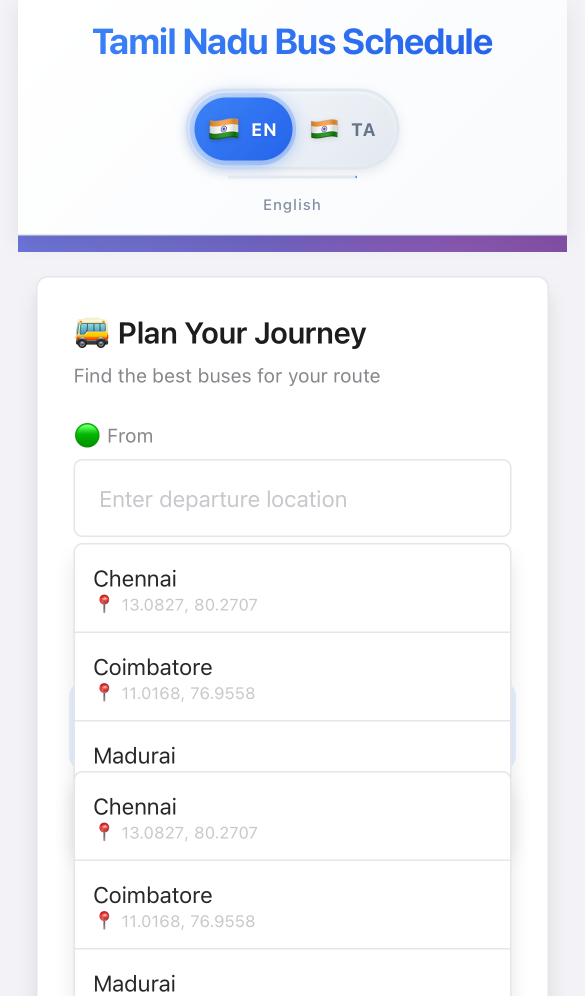
#> input picture frontend/playwright-report/data/00ec6ba758803ccfbc8c00fdbe2f2486f01100f7.png, 1170 x 1992 px (shown at 1/2 size)
$ python compare_ocr_quality.py --image frontend/playwright-report/data/00ec6ba758803ccfbc8c00fdbe2f2486f01100f7.png
#> lines starting #> are read from the running program, lines starting #| are printed output that depends on the picture; after the words box and inside, x2 and y2 are one past the last pixel; in counts of white or black regions, pixels touching at a corner belong together
#!/usr/bin/env python3
"""
Before/After Comparison Tool
============================
Compare old OCR extraction with improved extraction.

Usage:
    python compare_ocr_quality.py --image ./bus_timetable.jpg --show-debug
"""

import argparse
import cv2
import numpy as np
import pytesseract
from PIL import Image
from improved_ocr_preprocessing import ImprovedOCRProcessor
import logging

logging.basicConfig(level=logging.INFO, format='%(message)s')
logger = logging.getLogger(__name__)


def old_ocr_method(image_path: str) -> str:
    """Simulate old OCR method (basic preprocessing)."""
    logger.info("\n" + "="*60)
    logger.info("OLD METHOD (Basic Preprocessing)")
    logger.info("="*60)

    image = cv2.imread(image_path, cv2.IMREAD_GRAYSCALE)
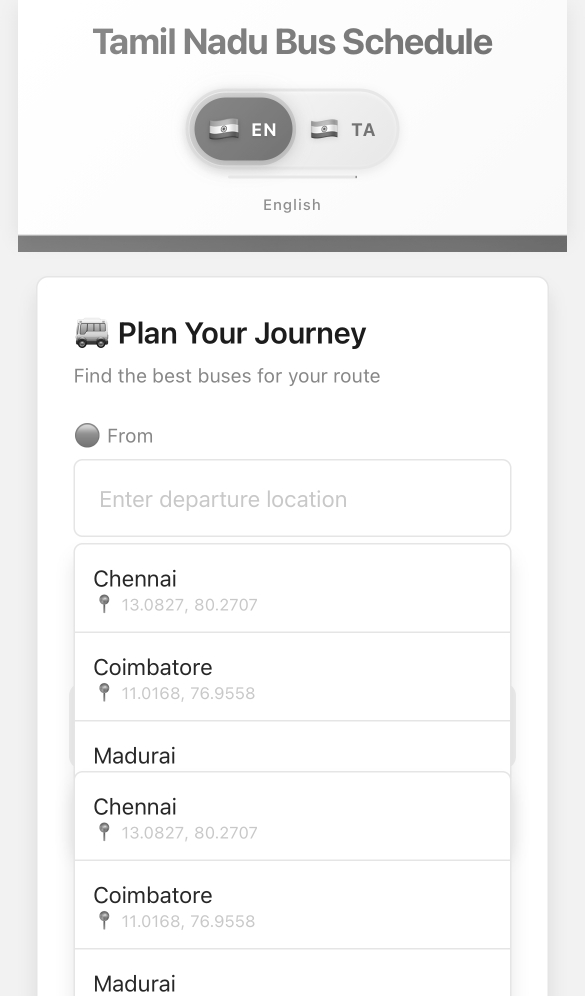
#> image: shape (1992, 1170) (shown at 1/2 size); min 0, max 255, mean 244.3

    # Very basic preprocessing
    _, thresh = cv2.threshold(image, 127, 255, cv2.THRESH_BINARY)
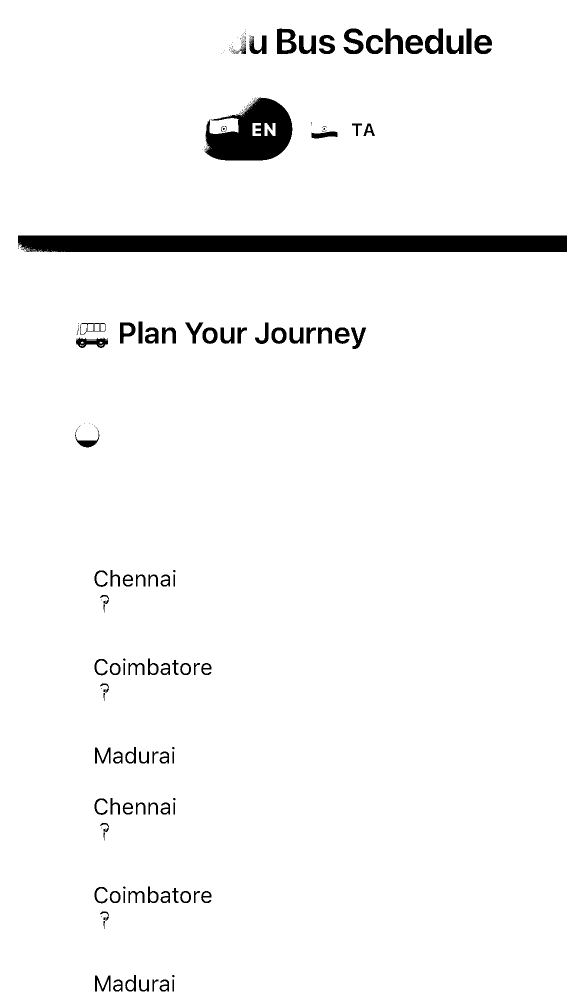
#> thresh: shape (1992, 1170) (shown at 1/2 size); 96.5% white; 217 black regions (124 under 20 px), largest, box (x1, y1, x2, y2) and area: (36, 471, 1134, 504) 35964, (410, 195, 585, 321) 13989, (554, 57, 593, 108) 1256

    pil_image = Image.fromarray(thresh)
    text = pytesseract.image_to_string(pil_image)

    logger.info(f"Text extracted ({len(text)} chars)")
    logger.info(f"Sample:\n{text[:300]}\n")

    return text


def new_ocr_method(image_path: str, debug: bool = False) -> str:
    """New improved OCR method."""
    processor = ImprovedOCRProcessor()
    text = processor.process_image(image_path, debug=debug)
    return text


def count_readability_metrics(text: str) -> dict:
    """Assess text readability."""
    import re

    # Count valid times
    time_pattern = r'\b([01]?[0-9]):([0-5][0-9])\b'
    times = re.findall(time_pattern, text)

    # Count recognizable words
    words = text.split()

    # Count garbled patterns (continuous non-alphabetic mixed with letters)
    garbled_pattern = r'[A-Z][\d\s]*[A-Z][\d\s]*[A-Z]'  # Multiple capitals with numbers
    garbled_count = len(re.findall(garbled_pattern, text))

    return {
        'times_found': len(times),
        'word_count': len(words),
        'total_chars': len(text),
        'garbled_patterns': garbled_count,
    }


def compare_extraction(image_path: str, show_debug: bool = False) -> None:
    """Compare old vs new extraction methods."""

    print("\n" + "="*70)
    print("OCR QUALITY COMPARISON")
    print("="*70)
    print(f"Image: {image_path}\n")

    # Extract with old method
    old_text = old_ocr_method(image_path)
    old_metrics = count_readability_metrics(old_text)

    # Extract with new method
    new_text = new_ocr_method(image_path, debug=show_debug)
    new_metrics = count_readability_metrics(new_text)

    # Comparison
    print("\n" + "="*70)
    print("COMPARISON RESULTS")
    print("="*70)

    metrics_comparison = [
        ("Times Found", old_metrics['times_found'], new_metrics['times_found']),
        ("Word Count", old_metrics['word_count'], new_metrics['word_count']),
        ("Total Characters", old_metrics['total_chars'], new_metrics['total_chars']),
        ("Garbled Patterns", old_metrics['garbled_patterns'], new_metrics['garbled_patterns']),
    ]

    print(f"\n{'Metric':<20} {'Old Method':<15} {'New Method':<15} {'Improvement':<15}")
    print("-" * 65)

    for metric_name, old_val, new_val in metrics_comparison:
        if old_val == 0:
            improvement = "N/A"
        else:
            improvement_pct = ((new_val - old_val) / abs(old_val) * 100) if old_val != 0 else 0
            improvement = f"{improvement_pct:+.1f}%"

        print(f"{metric_name:<20} {old_val:<15} {new_val:<15} {improvement:<15}")

    # Detailed comparison
    print(f"\n{'='*70}")
    print("DETAILED ANALYSIS")
    print(f"{'='*70}")

    print("\n📊 OLD METHOD TEXT SAMPLE (first 400 chars):")
    print("-" * 70)
    print(old_text[:400])

    print("\n\n📊 NEW METHOD TEXT SAMPLE (first 400 chars):")
    print("-" * 70)
    print(new_text[:400])

    # Quality assessment
    print(f"\n{'='*70}")
    print("QUALITY ASSESSMENT")
    print(f"{'='*70}")

    old_quality = (
        old_metrics['times_found'] * 2 +
        old_metrics['word_count'] * 0.5 -
        old_metrics['garbled_patterns'] * 5
    )

    new_quality = (
        new_metrics['times_found'] * 2 +
        new_metrics['word_count'] * 0.5 -
        new_metrics['garbled_patterns'] * 5
    )

    print(f"Old Method Quality Score: {old_quality:.1f}")
    print(f"New Method Quality Score: {new_quality:.1f}")
    print(f"Improvement: {((new_quality - old_quality) / abs(old_quality) * 100):.1f}%")

    print(f"\n{'='*70}\n")


if __name__ == "__main__":
    parser = argparse.ArgumentParser(description="Compare OCR extraction quality")
    parser.add_argument("--image", required=True, help="Path to image file")
    parser.add_argument("--show-debug", action="store_true", help="Save debug images")

    args = parser.parse_args()

    try:
        compare_extraction(args.image, show_debug=args.show_debug)
#> (the call stopped at in old_ocr_method, `text = pytesseract.image_to_string(pil_image)`: pytesseract is not available in this run)
    except FileNotFoundError:
        print(f"Error: Image not found at {args.image}")
    except Exception as e:
        print(f"Error: {e}")
        print("\nMake sure Tesseract is installed:")
        print("  - macOS: brew install tesseract")
        print("  - Ubuntu: apt-get install tesseract-ocr")
        print("  - Windows: choco install tesseract")

$ run again, on frontend/playwright-report/data/0ef8bf34b0b287c522b2148339711e0a6ddc7293.png
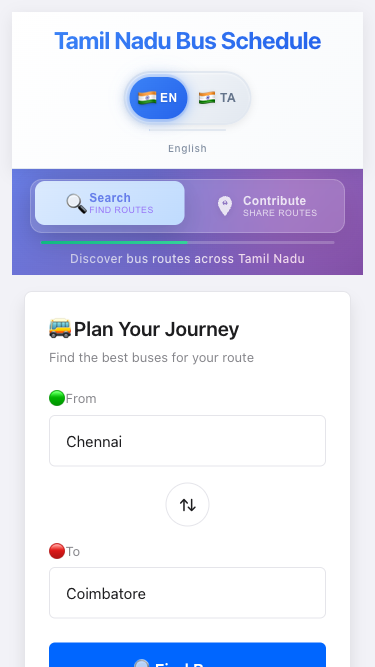
#> input picture frontend/playwright-report/data/0ef8bf34b0b287c522b2148339711e0a6ddc7293.png, 375 x 667 px
#> in old_ocr_method, `image = cv2.imread(image_path, cv2.IMREAD_GRAYSCALE)`:
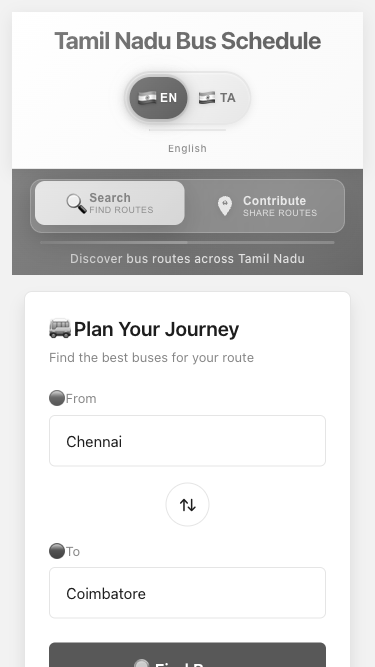
#> image: shape (667, 375); min 1, max 255, mean 226
#> in old_ocr_method, `_, thresh = cv2.threshold(image, 127, 255, cv2.THRESH_BINARY)`:
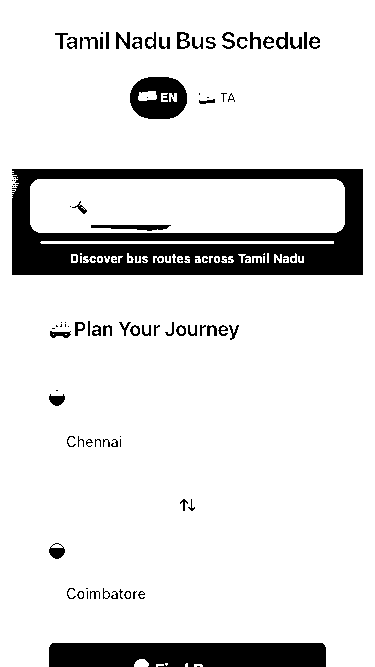
#> thresh: shape (667, 375); 87.9% white; 99 black regions (38 under 20 px), largest, box (x1, y1, x2, y2) and area: (12, 169, 363, 275) 18309, (49, 643, 326, 667) 6475, (130, 77, 187, 119) 1755

$ run again, on frontend/playwright-report/data/1eb05a1d36e126c7b99a44251a39eea4b911683e.png
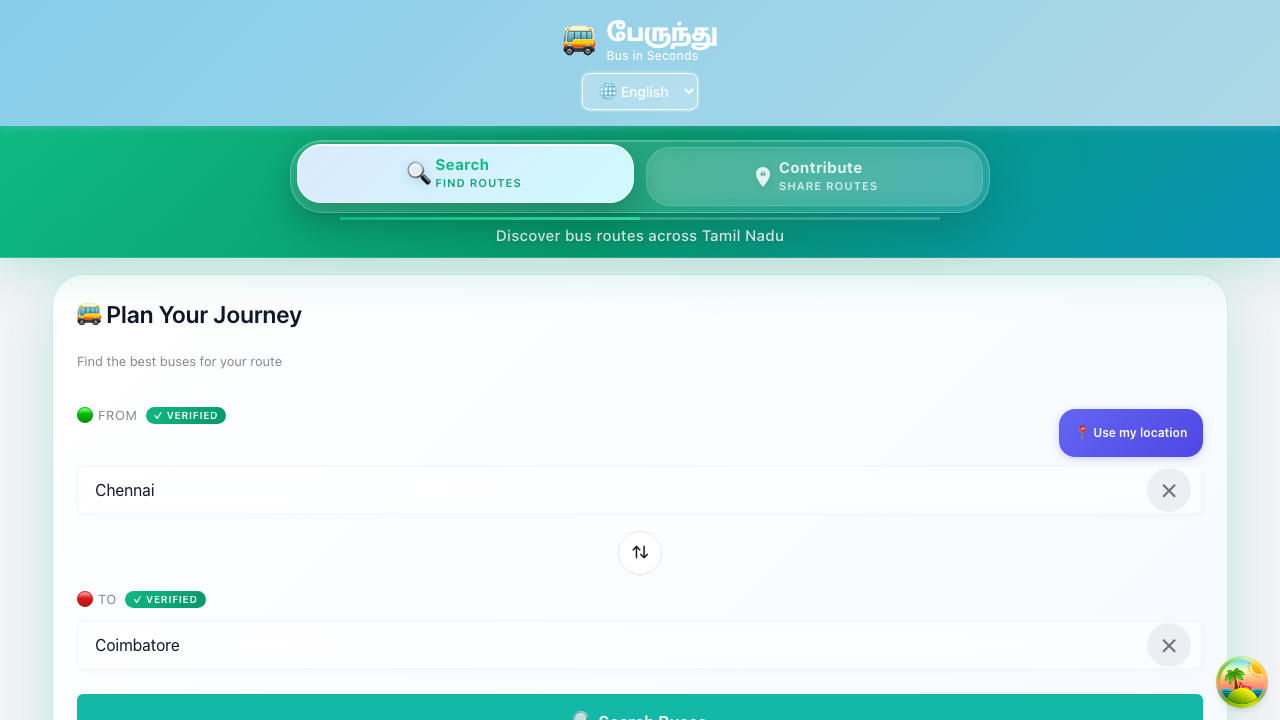
#> input picture frontend/playwright-report/data/1eb05a1d36e126c7b99a44251a39eea4b911683e.png, 1280 x 720 px
#> in old_ocr_method, `image = cv2.imread(image_path, cv2.IMREAD_GRAYSCALE)`:
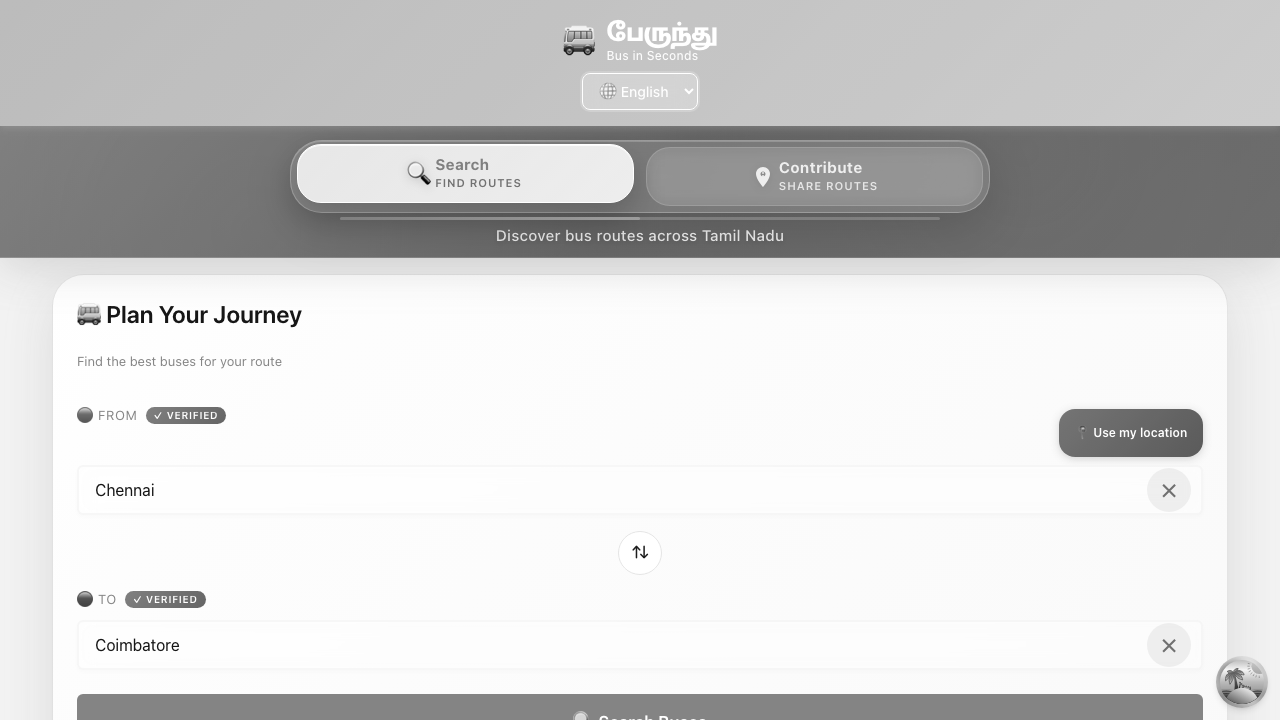
#> image: shape (720, 1280); min 0, max 255, mean 212.3
#> in old_ocr_method, `_, thresh = cv2.threshold(image, 127, 255, cv2.THRESH_BINARY)`:
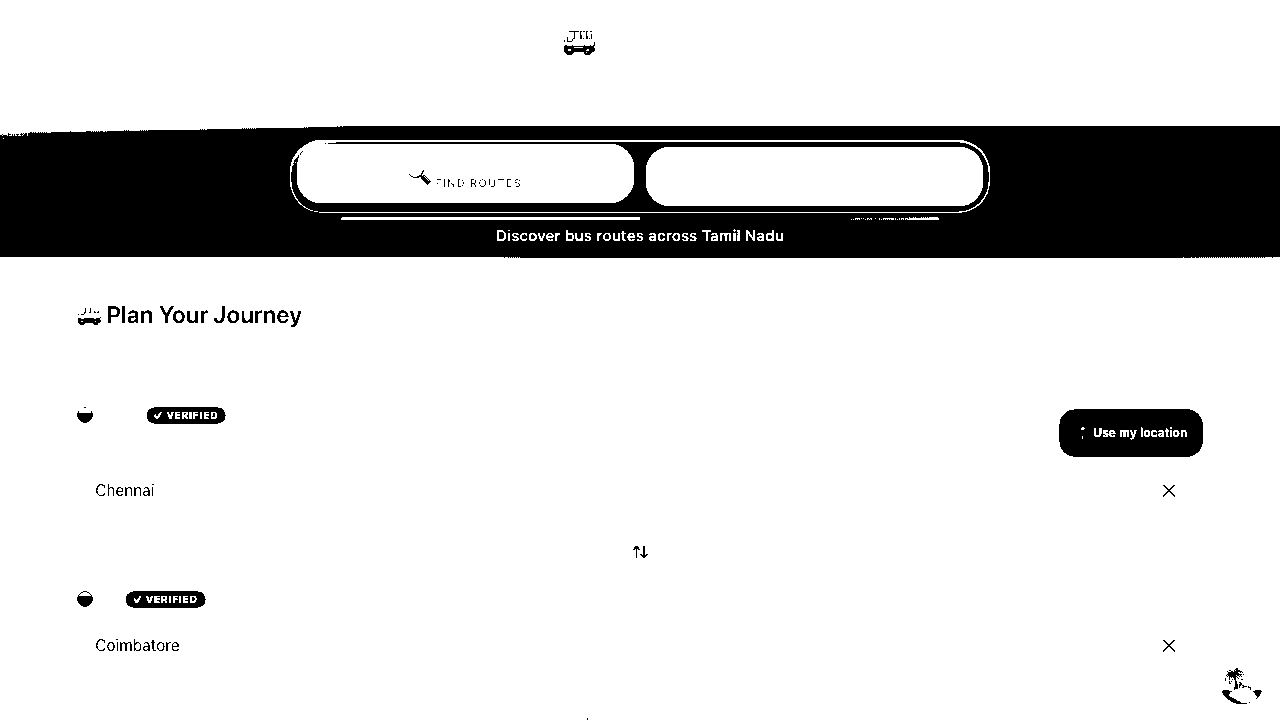
#> thresh: shape (720, 1280); 85.4% white; 118 black regions (70 under 20 px), largest, box (x1, y1, x2, y2) and area: (0, 126, 1280, 258) 123456, (1059, 409, 1203, 457) 6220, (126, 591, 206, 608) 1038
